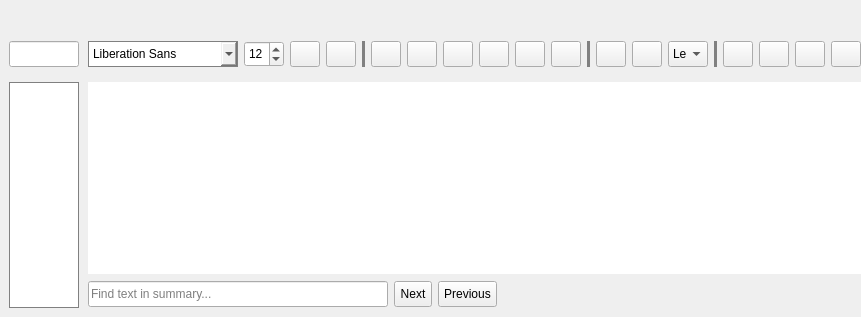
     <widget class="QSplitter" name="mainSplitterPane">
      <property name="styleSheet">
       <string notr="true">QSplitter
{border: 0px;}</string>
      </property>
      <property name="lineWidth">
       <number>0</number>
      </property>
      <property name="orientation">
       <enum>Qt::Horizontal</enum>
      </property>
      <property name="handleWidth">
       <number>0</number>
      </property>
      <widget class="QFrame" name="frameListWidget">
       <property name="styleSheet">
        <string notr="true">QFrame
{
border:0px;
}</string>
       </property>
       <layout class="QVBoxLayout" name="verticalLayout_2">
        <property name="spacing">
         <number>15</number>
        </property>
        <property name="topMargin">
         <number>41</number>
        </property>
        <item>
         <widget class="QLineEdit" name="textSearch">
          <property name="minimumSize">
           <size>
            <width>25</width>
            <height>26</height>
           </size>
          </property>
         </widget>
        </item>
        <item>
         <widget class="QListWidget" name="listWidget">
          <property name="styleSheet">
           <string notr="true">QListWidget{
border: 1px solid grey;
}
</string>
          </property>
          <property name="horizontalScrollBarPolicy">
           <enum>Qt::ScrollBarAlwaysOff</enum>
          </property>
         </widget>
        </item>
       </layout>
      </widget>
      <widget class="QFrame" name="frameEditor">
       <property name="styleSheet">
        <string notr="true">QFrame
{
	border: 0px;
}</string>
       </property>
       <layout class="QVBoxLayout" name="verticalLayout">
        <property name="leftMargin">
         <number>0</number>
        </property>
        <property name="rightMargin">
         <number>0</number>
        </property>
        <item>
         <widget class="QLabel" name="labelTitle">
          <property name="minimumSize">
           <size>
            <width>0</width>
            <height>19</height>
           </size>
          </property>
          <property name="text">
           <string/>
          </property>
         </widget>
        </item>
        <item>
         <widget class="QFrame" name="frameEditorToolBox">
          <property name="sizePolicy">
           <sizepolicy hsizetype="Preferred" vsizetype="Preferred">
            <horstretch>0</horstretch>
            <verstretch>0</verstretch>
           </sizepolicy>
          </property>
          <property name="minimumSize">
           <size>
            <width>0</width>
            <height>0</height>
           </size>
          </property>
          <property name="styleSheet">
           <string notr="true"/>
          </property>
          <property name="frameShape">
           <enum>QFrame::StyledPanel</enum>
          </property>
          <property name="frameShadow">
           <enum>QFrame::Raised</enum>
          </property>
          <layout class="QHBoxLayout" name="horizontalLayout">
           <property name="leftMargin">
            <number>0</number>
           </property>
           <property name="topMargin">
            <number>7</number>
           </property>
           <property name="rightMargin">
            <number>0</number>
           </property>
           <item>
            <widget class="QFontComboBox" name="fontComboBox">
             <property name="minimumSize">
              <size>
               <width>0</width>
               <height>26</height>
              </size>
             </property>
             <property name="maximumSize">
              <size>
               <width>150</width>
               <height>16777215</height>
              </size>
             </property>
             <property name="focusPolicy">
              <enum>Qt::NoFocus</enum>
             </property>
             <property name="toolTip">
              <string>Text Font</string>
             </property>
             <property name="styleSheet">
              <string notr="true">QFontComboBox{
border: 1px solid grey;
}</string>
             </property>
             <property name="editable">
              <bool>false</bool>
             </property>
             <property name="currentText">
              <string>Segoe UI</string>
             </property>
            </widget>
           </item>
           <item>
            <widget class="QSpinBox" name="spinBoxFontSize">
             <property name="minimumSize">
              <size>
               <width>0</width>
               <height>26</height>
              </size>
             </property>
             <property name="maximumSize">
              <size>
               <width>40</width>
               <height>999999</height>
              </size>
             </property>
             <property name="focusPolicy">
              <enum>Qt::NoFocus</enum>
             </property>
             <property name="toolTip">
              <string>Font Size</string>
             </property>
             <property name="minimum">
              <number>1</number>
             </property>
             <property name="maximum">
              <number>70</number>
             </property>
             <property name="value">
              <number>12</number>
             </property>
            </widget>
           </item>
           <item>
            <widget class="QToolButton" name="buttonEditorFontColor">
             <property name="minimumSize">
              <size>
               <width>30</width>
               <height>26</height>
              </size>
             </property>
             <property name="maximumSize">
              <size>
               <width>30</width>
               <height>16777215</height>
              </size>
             </property>
             <property name="cursor">
              <cursorShape>PointingHandCursor</cursorShape>
             </property>
             <property name="focusPolicy">
              <enum>Qt::NoFocus</enum>
             </property>
             <property name="toolTip">
              <string>Font Color</string>
             </property>
             <property name="styleSheet">
              <string notr="true"/>
             </property>
             <property name="text">
              <string/>
             </property>
             <property name="icon">
              <iconset resource="../resources/images.qrc">
               <normaloff>:/icons/font_color_icon.png</normaloff>:/icons/font_color_icon.png</iconset>
             </property>
            </widget>
           </item>
           <item>
            <widget class="QToolButton" name="buttonEditorBackColor">
             <property name="minimumSize">
              <size>
               <width>30</width>
               <height>26</height>
              </size>
             </property>
             <property name="maximumSize">
              <size>
               <width>30</width>
               <height>16777215</height>
              </size>
             </property>
             <property name="cursor">
              <cursorShape>PointingHandCursor</cursorShape>
             </property>
             <property name="text">
              <string/>
             </property>
             <property name="icon">
              <iconset resource="../resources/images.qrc">
               <normaloff>:/icons/background_fill_white.png</normaloff>:/icons/background_fill_white.png</iconset>
             </property>
            </widget>
           </item>
           <item>
            <widget class="Line" name="line">
             <property name="styleSheet">
              <string notr="true">color: grey;
background-color: grey;</string>
             </property>
             <property name="orientation">
              <enum>Qt::Vertical</enum>
             </property>
            </widget>
           </item>
           <item>
            <widget class="QToolButton" name="buttonBold">
             <property name="minimumSize">
              <size>
               <width>30</width>
               <height>26</height>
              </size>
             </property>
             <property name="maximumSize">
              <size>
               <width>30</width>
               <height>16777215</height>
              </size>
             </property>
             <property name="font">
              <font>
               <bold>true</bold>
              </font>
             </property>
             <property name="cursor">
              <cursorShape>PointingHandCursor</cursorShape>
             </property>
             <property name="focusPolicy">
              <enum>Qt::NoFocus</enum>
             </property>
             <property name="toolTip">
              <string>Bold (Ctrl+B)</string>
             </property>
             <property name="text">
              <string/>
             </property>
             <property name="icon">
              <iconset resource="../resources/images.qrc">
               <normaloff>:/icons/bold_icon.png</normaloff>:/icons/bold_icon.png</iconset>
             </property>
            </widget>
           </item>
           <item>
            <widget class="QToolButton" name="buttonItalic">
             <property name="minimumSize">
              <size>
               <width>30</width>
               <height>26</height>
              </size>
             </property>
             <property name="maximumSize">
              <size>
               <width>30</width>
               <height>16777215</height>
              </size>
             </property>
             <property name="font">
              <font>
               <italic>true</italic>
              </font>
             </property>
             <property name="cursor">
              <cursorShape>PointingHandCursor</cursorShape>
             </property>
             <property name="focusPolicy">
              <enum>Qt::NoFocus</enum>
             </property>
             <property name="toolTip">
              <string>Italic (Ctrl+I)</string>
             </property>
             <property name="text">
              <string/>
             </property>
             <property name="icon">
              <iconset resource="../resources/images.qrc">
               <normaloff>:/icons/italic_icon.png</normaloff>:/icons/italic_icon.png</iconset>
             </property>
            </widget>
           </item>
           <item>
            <widget class="QToolButton" name="buttonUnderline">
             <property name="minimumSize">
              <size>
               <width>30</width>
               <height>26</height>
              </size>
             </property>
             <property name="maximumSize">
              <size>
               <width>30</width>
               <height>16777215</height>
              </size>
             </property>
             <property name="font">
              <font>
               <underline>true</underline>
              </font>
             </property>
             <property name="cursor">
              <cursorShape>PointingHandCursor</cursorShape>
             </property>
             <property name="focusPolicy">
              <enum>Qt::NoFocus</enum>
             </property>
             <property name="toolTip">
              <string>Underline (Ctrl+U)</string>
             </property>
             <property name="text">
              <string/>
             </property>
             <property name="icon">
              <iconset resource="../resources/images.qrc">
               <normaloff>:/icons/underline_icon.png</normaloff>:/icons/underline_icon.png</iconset>
             </property>
            </widget>
           </item>
           <item>
            <widget class="QToolButton" name="buttonThrough">
             <property name="minimumSize">
              <size>
               <width>30</width>
               <height>26</height>
              </size>
             </property>
             <property name="maximumSize">
              <size>
               <width>30</width>
               <height>16777215</height>
              </size>
             </property>
             <property name="cursor">
              <cursorShape>PointingHandCursor</cursorShape>
             </property>
             <property name="focusPolicy">
              <enum>Qt::NoFocus</enum>
             </property>
             <property name="toolTip">
              <string>Through (Ctrl+T)</string>
             </property>
             <property name="text">
              <string/>
             </property>
             <property name="icon">
              <iconset resource="../resources/images.qrc">
               <normaloff>:/icons/strikethrough_icon.png</normaloff>:/icons/strikethrough_icon.png</iconset>
             </property>
            </widget>
           </item>
           <item>
            <widget class="QToolButton" name="buttonHighlight">
             <property name="minimumSize">
              <size>
               <width>30</width>
               <height>26</height>
              </size>
             </property>
             <property name="maximumSize">
              <size>
               <width>30</width>
               <height>16777215</height>
              </size>
             </property>
             <property name="cursor">
              <cursorShape>PointingHandCursor</cursorShape>
             </property>
             <property name="focusPolicy">
              <enum>Qt::NoFocus</enum>
             </property>
             <property name="toolTip">
              <string>Highlight (Ctrl+Shift+H)</string>
             </property>
             <property name="text">
              <string/>
             </property>
             <property name="icon">
              <iconset resource="../resources/images.qrc">
               <normaloff>:/icons/highlight_icon.png</normaloff>:/icons/highlight_icon.png</iconset>
             </property>
            </widget>
           </item>
           <item>
            <widget class="QToolButton" name="buttonCode">
             <property name="minimumSize">
              <size>
               <width>30</width>
               <height>26</height>
              </size>
             </property>
             <property name="maximumSize">
              <size>
               <width>30</width>
               <height>16777215</height>
              </size>
             </property>
             <property name="cursor">
              <cursorShape>PointingHandCursor</cursorShape>
             </property>
             <property name="focusPolicy">
              <enum>Qt::NoFocus</enum>
             </property>
             <property name="toolTip">
              <string>Code Snippet (Ctrl+Shift+L)</string>
             </property>
             <property name="text">
              <string/>
             </property>
             <property name="icon">
              <iconset resource="../resources/images.qrc">
               <normaloff>:/icons/code_icon.png</normaloff>:/icons/code_icon.png</iconset>
             </property>
            </widget>
           </item>
           <item>
            <widget class="Line" name="lineOneVert">
             <property name="font">
              <font>
               <pointsize>1</pointsize>
               <kerning>false</kerning>
              </font>
             </property>
             <property name="styleSheet">
              <string notr="true">color: grey;
background-color: grey;</string>
             </property>
             <property name="frameShadow">
              <enum>QFrame::Plain</enum>
             </property>
             <property name="lineWidth">
              <number>0</number>
             </property>
             <property name="midLineWidth">
              <number>0</number>
             </property>
             <property name="orientation">
              <enum>Qt::Vertical</enum>
             </property>
            </widget>
           </item>
           <item>
            <widget class="QToolButton" name="buttonBullets">
             <property name="minimumSize">
              <size>
               <width>30</width>
               <height>26</height>
              </size>
             </property>
             <property name="maximumSize">
              <size>
               <width>30</width>
               <height>16777215</height>
              </size>
             </property>
             <property name="cursor">
              <cursorShape>PointingHandCursor</cursorShape>
             </property>
             <property name="focusPolicy">
              <enum>Qt::NoFocus</enum>
             </property>
             <property name="toolTip">
              <string>Bulleted List (Ctrl+Shift+B)</string>
             </property>
             <property name="text">
              <string/>
             </property>
             <property name="icon">
              <iconset resource="../resources/images.qrc">
               <normaloff>:/icons/bullets_icon.png</normaloff>:/icons/bullets_icon.png</iconset>
             </property>
            </widget>
           </item>
           <item>
            <widget class="QToolButton" name="buttonOrder">
             <property name="minimumSize">
              <size>
               <width>30</width>
               <height>26</height>
              </size>
             </property>
             <property name="maximumSize">
              <size>
               <width>30</width>
               <height>16777215</height>
              </size>
             </property>
             <property name="cursor">
              <cursorShape>PointingHandCursor</cursorShape>
             </property>
             <property name="focusPolicy">
              <enum>Qt::NoFocus</enum>
             </property>
             <property name="toolTip">
              <string>Ordered List (Ctrl+Shift+O)</string>
             </property>
             <property name="text">
              <string/>
             </property>
             <property name="icon">
              <iconset resource="../resources/images.qrc">
               <normaloff>:/icons/numbers_icon.png</normaloff>:/icons/numbers_icon.png</iconset>
             </property>
            </widget>
           </item>
           <item>
            <widget class="QComboBox" name="comboBoxAlignment">
             <property name="minimumSize">
              <size>
               <width>0</width>
               <height>26</height>
              </size>
             </property>
             <property name="maximumSize">
              <size>
               <width>40</width>
               <height>16777215</height>
              </size>
             </property>
             <property name="focusPolicy">
              <enum>Qt::NoFocus</enum>
             </property>
             <property name="toolTip">
              <string>Text Alignment</string>
             </property>
             <property name="sizeAdjustPolicy">
              <enum>QComboBox::AdjustToContents</enum>
             </property>
             <item>
              <property name="text">
               <string>Left</string>
              </property>
              <property name="icon">
               <iconset>
                <selectedon>:/icons/alignleft_icon.png</selectedon>
               </iconset>
              </property>
             </item>
             <item>
              <property name="text">
               <string>Center</string>
              </property>
              <property name="icon">
               <iconset>
                <normalon>:/icons/aligncenter_icon.png</normalon>
               </iconset>
              </property>
             </item>
             <item>
              <property name="text">
               <string>Right</string>
              </property>
              <property name="icon">
               <iconset>
                <normalon>:/icons/alignright_icon.png</normalon>
               </iconset>
              </property>
             </item>
             <item>
              <property name="text">
               <string>Justify</string>
              </property>
              <property name="icon">
               <iconset>
                <normalon>:/icons/justifytext_icon.png</normalon>
               </iconset>
              </property>
             </item>
            </widget>
           </item>
           <item>
            <widget class="Line" name="lineTwoVert">
             <property name="styleSheet">
              <string notr="true">
color: grey;
background-color: grey;</string>
             </property>
             <property name="frameShadow">
              <enum>QFrame::Sunken</enum>
             </property>
             <property name="lineWidth">
              <number>1</number>
             </property>
             <property name="orientation">
              <enum>Qt::Vertical</enum>
             </property>
            </widget>
           </item>
           <item>
            <widget class="QToolButton" name="buttonTable">
             <property name="minimumSize">
              <size>
               <width>30</width>
               <height>26</height>
              </size>
             </property>
             <property name="maximumSize">
              <size>
               <width>30</width>
               <height>16777215</height>
              </size>
             </property>
             <property name="cursor">
              <cursorShape>PointingHandCursor</cursorShape>
             </property>
             <property name="focusPolicy">
              <enum>Qt::NoFocus</enum>
             </property>
             <property name="toolTip">
              <string>Insert Table</string>
             </property>
             <property name="text">
              <string/>
             </property>
             <property name="icon">
              <iconset resource="../resources/images.qrc">
               <normaloff>:/icons/table_icon.png</normaloff>:/icons/table_icon.png</iconset>
             </property>
            </widget>
           </item>
           <item>
            <widget class="QToolButton" name="buttonInsertImage">
             <property name="minimumSize">
              <size>
               <width>30</width>
               <height>26</height>
              </size>
             </property>
             <property name="maximumSize">
              <size>
               <width>30</width>
               <height>25</height>
              </size>
             </property>
             <property name="cursor">
              <cursorShape>PointingHandCursor</cursorShape>
             </property>
             <property name="focusPolicy">
              <enum>Qt::NoFocus</enum>
             </property>
             <property name="toolTip">
              <string>Insert Image</string>
             </property>
             <property name="text">
              <string/>
             </property>
             <property name="icon">
              <iconset resource="../resources/images.qrc">
               <normaloff>:/icons/image_icon.png</normaloff>:/icons/image_icon.png</iconset>
             </property>
            </widget>
           </item>
           <item>
            <widget class="QToolButton" name="buttonInsertLine">
             <property name="minimumSize">
              <size>
               <width>30</width>
               <height>26</height>
              </size>
             </property>
             <property name="maximumSize">
              <size>
               <width>30</width>
               <height>25</height>
              </size>
             </property>
             <property name="cursor">
              <cursorShape>PointingHandCursor</cursorShape>
             </property>
             <property name="focusPolicy">
              <enum>Qt::NoFocus</enum>
             </property>
             <property name="toolTip">
              <string>Insert Line</string>
             </property>
             <property name="text">
              <string/>
             </property>
             <property name="icon">
              <iconset resource="../resources/images.qrc">
               <normaloff>:/icons/hr_icon.png</normaloff>:/icons/hr_icon.png</iconset>
             </property>
            </widget>
           </item>
           <item>
            <widget class="QToolButton" name="buttonLink">
             <property name="minimumSize">
              <size>
               <width>30</width>
               <height>26</height>
              </size>
             </property>
             <property name="maximumSize">
              <size>
               <width>30</width>
               <height>16777215</height>
              </size>
             </property>
             <property name="cursor">
              <cursorShape>PointingHandCursor</cursorShape>
             </property>
             <property name="focusPolicy">
              <enum>Qt::NoFocus</enum>
             </property>
             <property name="toolTip">
              <string>Insert Link</string>
             </property>
             <property name="text">
              <string/>
             </property>
             <property name="icon">
              <iconset resource="../resources/images.qrc">
               <normaloff>:/icons/link_icon.png</normaloff>:/icons/link_icon.png</iconset>
             </property>
            </widget>
           </item>
           <item>
            <spacer name="horizontalSpacer">
             <property name="orientation">
              <enum>Qt::Horizontal</enum>
             </property>
             <property name="sizeHint" stdset="0">
              <size>
               <width>40</width>
               <height>20</height>
              </size>
             </property>
            </spacer>
           </item>
          </layout>
         </widget>
        </item>
        <item>
         <widget class="QTextBrowser" name="textEditor">
          <property name="font">
           <font>
            <pointsize>12</pointsize>
           </font>
          </property>
          <property name="cursor" stdset="0">
           <cursorShape>IBeamCursor</cursorShape>
          </property>
          <property name="styleSheet">
           <string notr="true"/>
          </property>
          <property name="frameShape">
           <enum>QFrame::NoFrame</enum>
          </property>
          <property name="lineWidth">
           <number>0</number>
          </property>
          <property name="horizontalScrollBarPolicy">
           <enum>Qt::ScrollBarAsNeeded</enum>
          </property>
          <property name="autoFormatting">
           <set>QTextEdit::AutoAll</set>
          </property>
          <property name="undoRedoEnabled">
           <bool>true</bool>
          </property>
          <property name="lineWrapMode">
           <enum>QTextEdit::WidgetWidth</enum>
          </property>
          <property name="readOnly">
           <bool>false</bool>
          </property>
          <property name="textInteractionFlags">
           <set>Qt::LinksAccessibleByMouse|Qt::TextEditable|Qt::TextEditorInteraction|Qt::TextSelectableByKeyboard|Qt::TextSelectableByMouse</set>
          </property>
          <property name="openExternalLinks">
           <bool>true</bool>
          </property>
          <property name="openLinks">
           <bool>true</bool>
          </property>
         </widget>
        </item>
        <item>
         <widget class="QFrame" name="frameFind">
          <property name="styleSheet">
           <string notr="true">QFrame { 
	border: none;
	padding: 0px;
	margin: 0px;
}</string>
          </property>
          <property name="frameShape">
           <enum>QFrame::StyledPanel</enum>
          </property>
          <property name="frameShadow">
           <enum>QFrame::Raised</enum>
          </property>
          <layout class="QHBoxLayout" name="horizontalLayout_3">
           <property name="leftMargin">
            <number>0</number>
           </property>
           <property name="topMargin">
            <number>1</number>
           </property>
           <property name="rightMargin">
            <number>0</number>
           </property>
           <property name="bottomMargin">
            <number>1</number>
           </property>
           <item>
            <widget class="QLineEdit" name="textFind">
             <property name="minimumSize">
              <size>
               <width>300</width>
               <height>26</height>
              </size>
             </property>
             <property name="maximumSize">
              <size>
               <width>300</width>
               <height>26</height>
              </size>
             </property>
             <property name="placeholderText">
              <string>Find text in summary...</string>
             </property>
             <property name="clearButtonEnabled">
              <bool>true</bool>
             </property>
            </widget>
           </item>
           <item>
            <widget class="QPushButton" name="buttonNext">
             <property name="minimumSize">
              <size>
               <width>25</width>
               <height>26</height>
              </size>
             </property>
             <property name="maximumSize">
              <size>
               <width>16777215</width>
               <height>26</height>
              </size>
             </property>
             <property name="cursor">
              <cursorShape>PointingHandCursor</cursorShape>
             </property>
             <property name="styleSheet">
              <string notr="true">padding: 5px;</string>
             </property>
             <property name="text">
              <string>Next</string>
             </property>
            </widget>
           </item>
           <item>
            <widget class="QPushButton" name="buttonPrevious">
             <property name="minimumSize">
              <size>
               <width>25</width>
               <height>26</height>
              </size>
             </property>
             <property name="maximumSize">
              <size>
               <width>16777215</width>
               <height>26</height>
              </size>
             </property>
             <property name="cursor">
              <cursorShape>PointingHandCursor</cursorShape>
             </property>
             <property name="styleSheet">
              <string notr="true">padding: 5px;</string>
             </property>
             <property name="text">
              <string>Previous</string>
             </property>
            </widget>
           </item>
           <item>
            <widget class="QPushButton" name="buttonCloseFind">
             <property name="font">
              <font>
               <italic>true</italic>
              </font>
             </property>
             <property name="cursor">
              <cursorShape>PointingHandCursor</cursorShape>
             </property>
             <property name="styleSheet">
              <string notr="true">border: none;</string>
             </property>
             <property name="text">
              <string/>
             </property>
             <property name="icon">
              <iconset resource="../resources/images.qrc">
               <normaloff>:/icons/close_icon.png</normaloff>:/icons/close_icon.png</iconset>
             </property>
             <property name="flat">
              <bool>true</bool>
             </property>
            </widget>
           </item>
           <item>
            <widget class="QLabel" name="labelFindMatchNum">
             <property name="text">
              <string/>
             </property>
            </widget>
           </item>
           <item>
            <spacer name="horizontalSpacer_2">
             <property name="orientation">
              <enum>Qt::Horizontal</enum>
             </property>
             <property name="sizeHint" stdset="0">
              <size>
               <width>40</width>
               <height>20</height>
              </size>
             </property>
            </spacer>
           </item>
          </layout>
         </widget>
        </item>
       </layout>
      </widget>
     </widget>
